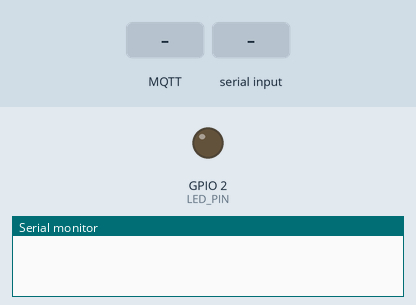
This sketch was run on a simulated ESP32. Shown: output pins drawn as LEDs (lit = HIGH), the last lines printed to the serial monitor. Dashed ring = blinking. Inputs (shaded band) come from the test bench. WiFi joins after 1.5 s; servers stay silent unless stated; a WiFi scan finds three made-up networks; random numbers use the default seed unless the sketch sets one; no MQTT or app messages arrive unless stated.

Above: at 0.1 s.
At 3.0 s:
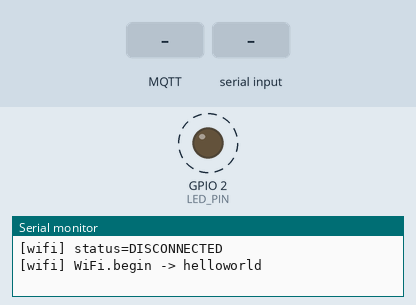
3.4 s: MQTT message "/response" arrives on the first subscribed topic
At 4.6 s:
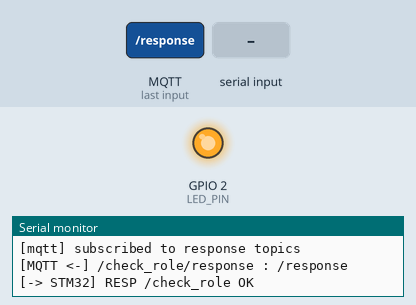
5.2 s: "/response\n" received over the second serial link
6.7 s: MQTT message "check_role" arrives on the first subscribed topic
8.2 s: "check_role\n" received over the second serial link
9.7 s: MQTT message "add_money" arrives on the first subscribed topic
11.2 s: "add_money\n" received over the second serial link
Timing chart, 0 to 13.7 s (numbered marks = the images above; inputs shaded):
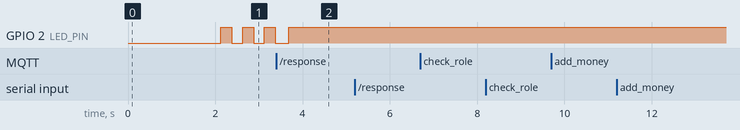

The sketch:

top_up_station.ino
```cpp
/*
 * top_up_station.ino - ESP32 bridge between STM32 top-up terminal and HiveMQ.
 *
 * Link protocol with the STM32 (over Serial2, 115200 8N1):
 *
 *   STM32 -> ESP32 :  CMD <action> <uid> [amount]
 *       actions: check_role | add_money | create_guest | remove_card | check_balance | ping
 *       e.g.  "CMD check_role A1B2C3D4"
 *             "CMD add_money A1B2C3D4 50"
 *             "CMD ping"                       (connection self-test)
 *
 *   ESP32 -> STM32 :  RESP <topic> OK|ERR [extra]
 *       e.g.  "RESP /check_role OK member"
 *             "RESP /add_money OK 50"
 *             "RESP /ping OK wifi=1,mqtt=1"     (reply to CMD ping)
 *             "RESP /ping ERR nowifi"
 *
 * Connection handling is non-blocking: WiFi and MQTT are (re)connected from
 * loop() without ever hanging, so UART commands are always serviced. The
 * on-board LED and periodic Serial logs report link health; a "CMD ping" lets
 * the STM32 check the whole chain on demand.
 */

#include <PubSubClient.h>
#include <WiFi.h>
#include <WiFiClientSecure.h>

// --- UART2 to STM32 ---
// ESP32 RX2 (GPIO16) <- STM32 TX (PA2)
// ESP32 TX2 (GPIO17) -> STM32 RX (PA3)
#define RXD2 16
#define TXD2 17
#define LED_PIN 2 // on-board LED: solid = all up, blink = connecting

// --- Wi-Fi ---
const char			*ssid = "helloworld";
const char			*password = "25532548";

// --- HiveMQ Cloud ---
const char			*mqtt_server = "xc16c610.ala.asia-southeast1.emqxsl.com";
const int			mqtt_port = 8883;
const char			*mqtt_user = "chevfy";
const char			*mqtt_pass = "25532548";

// Topics the backend serves. We publish on these and subscribe to <topic>/response.
const char			*TOPIC_CHECK_ROLE = "/check_role";
const char			*TOPIC_ADD_MONEY = "/add_money";
const char			*TOPIC_CREATE_GUEST = "/create_guest";
const char			*TOPIC_REMOVE_CARD = "/remove_card";
const char			*TOPIC_CHECK_BALANCE = "/check_balance";

WiFiClientSecure	espClient;
PubSubClient		client(espClient);

// non-blocking timers
unsigned long		lastWifiTry = 0;
unsigned long		lastMqttTry = 0;
unsigned long		lastStatus = 0;
unsigned long		lastBlink = 0;
bool				ledState = false;

// ---------- small JSON helpers (no library needed) ----------

String	jsonStr(const String &src, const char *key)
{
	String	pat;
	int		i;
	int		start;
	int		end;

	pat = String("\"") + key + "\":\"";
	i = src.indexOf(pat);
	if (i < 0)
		return ("");
	start = i + pat.length();
	end = src.indexOf('\"', start);
	if (end < 0)
		return ("");
	return (src.substring(start, end));
}

String	jsonNum(const String &src, const char *key)
{
	String	pat;
	int		i;
	int		start;
	int		end;
	char	c;

	pat = String("\"") + key + "\":";
	i = src.indexOf(pat);
	if (i < 0)
		return ("");
	start = i + pat.length();
	end = start;
	while (end < (int)src.length())
	{
		c = src[end];
		if ((c >= '0' && c <= '9') || c == '-')
			end++;
		else
			break ;
	}
	return (src.substring(start, end));
}

// ---------- connection state ----------

bool	wifiUp(void)
{
	return (WiFi.status() == WL_CONNECTED);
}
bool	mqttUp(void)
{
	return (client.connected());
}

const char	*wifiStatusStr(wl_status_t s)
{
	switch (s)
	{
	case WL_IDLE_STATUS:
		return ("IDLE");
	case WL_NO_SSID_AVAIL:
		return ("NO_SSID_AVAIL (not found / 5GHz / wrong name)");
	case WL_SCAN_COMPLETED:
		return ("SCAN_COMPLETED");
	case WL_CONNECTED:
		return ("CONNECTED");
	case WL_CONNECT_FAILED:
		return ("CONNECT_FAILED (wrong password?)");
	case WL_CONNECTION_LOST:
		return ("CONNECTION_LOST");
	case WL_DISCONNECTED:
		return ("DISCONNECTED");
	default:
		return ("UNKNOWN");
	}
}

// One-shot scan of 2.4 GHz networks the ESP32 can actually see.
void	scanWifi(void)
{
	int		n;
	bool	seen;

	Serial.println("[scan] scanning 2.4GHz networks...");
	n = WiFi.scanNetworks();
	if (n <= 0)
	{
		Serial.println("[scan] NO networks found!");
		return ;
	}
	seen = false;
	for (int i = 0; i < n; i++)
	{
		Serial.printf("[scan] %2d) \"%s\"  ch%d  %ddBm  %s\n", i + 1,
			WiFi.SSID(i).c_str(), WiFi.channel(i), WiFi.RSSI(i),
			WiFi.encryptionType(i) == WIFI_AUTH_OPEN ? "OPEN" : "enc");
		if (WiFi.SSID(i) == String(ssid))
			seen = true;
	}
	Serial.printf("[scan] target \"%s\" %s\n", ssid,
		seen ? "FOUND (2.4GHz OK)" : "NOT in list -> wrong name or 5GHz-only hotspot");
	WiFi.scanDelete();
}

// Non-blocking WiFi: kick off / retry connect, never block loop().
void	serviceWifi(void)
{
	static wl_status_t	lastWs = (wl_status_t)255;
	wl_status_t			ws;

	ws = WiFi.status();
	if (ws != lastWs)
	{
		Serial.printf("[wifi] status=%s\n", wifiStatusStr(ws));
		lastWs = ws;
	}
	if (wifiUp())
		return ;
	// Issue WiFi.begin ONCE, then give the join (auth + DHCP, several seconds)
	// time to finish. Only retry after 15 s -- calling begin repeatedly restarts
	// the handshake and the connection never completes.
	if (lastWifiTry == 0 || millis() - lastWifiTry > 15000)
	{
		lastWifiTry = millis();
		Serial.print("[wifi] WiFi.begin -> ");
		Serial.println(ssid);
		WiFi.begin(ssid, password);
	}
}

// Non-blocking MQTT: one connect attempt every 3 s while WiFi is up.
void	serviceMqtt(void)
{
	String	clientId;

	if (!wifiUp() || mqttUp())
		return ;
	if (millis() - lastMqttTry < 3000)
		return ;
	lastMqttTry = millis();
	Serial.print("[mqtt] connecting... ");
	clientId = "ESP32_TopUp_" + String(random(0xffff), HEX);
	if (client.connect(clientId.c_str(), mqtt_user, mqtt_pass))
	{
		Serial.println("connected");
		client.subscribe("/check_role/response");
		client.subscribe("/add_money/response");
		client.subscribe("/create_guest/response");
		client.subscribe("/remove_card/response");
		client.subscribe("/check_balance/response");
		Serial.println("[mqtt] subscribed to response topics");
	}
	else
	{
		Serial.print("failed rc=");
		Serial.println(client.state());
	}
}

// LED: solid when fully connected, blink while connecting.
void	serviceLed(void)
{
	if (wifiUp() && mqttUp())
	{
		digitalWrite(LED_PIN, HIGH);
		return ;
	}
	if (millis() - lastBlink >= 250)
	{
		lastBlink = millis();
		ledState = !ledState;
		digitalWrite(LED_PIN, ledState);
	}
}

// Periodic one-line status log.
void	serviceStatus(void)
{
	if (millis() - lastStatus < 5000)
		return ;
	lastStatus = millis();
	Serial.print("[status] wifi=");
	Serial.print(wifiUp() ? "UP" : "DOWN");
	Serial.print(" mqtt=");
	Serial.print(mqttUp() ? "UP" : "DOWN");
	if (wifiUp())
	{
		Serial.print(" ip=");
		Serial.print(WiFi.localIP());
	}
	Serial.println();
}

// ---------- MQTT RX -> STM32 ----------

void	forwardResponse(const String &baseTopic, const String &payload)
{
	String	line;
	String	msg;

	line = "RESP " + baseTopic + " ";
	if (payload.indexOf("\"error\"") >= 0)
	{
		msg = jsonStr(payload, "error");
		msg.replace(' ', '_');
		if (msg.length() == 0)
			msg = "error";
		line += "ERR " + msg;
	}
	else if (baseTopic == TOPIC_CHECK_ROLE)
	{
		line += "OK " + jsonStr(payload, "role");
	}
	else if (baseTopic == TOPIC_ADD_MONEY)
	{
		line += "OK " + jsonNum(payload, "amount");
	}
	else if (baseTopic == TOPIC_CHECK_BALANCE)
	{
		line += "OK " + jsonNum(payload, "balance");
	}
	else
	{
		line += "OK";
	}
	Serial2.println(line);
	Serial.print("[-> STM32] ");
	Serial.println(line);
}

void	callback(char *topic, byte *payload, unsigned int length)
{
	String	msg;
	String	t;
	int		r;

	for (unsigned int i = 0; i < length; i++)
		msg += (char)payload[i];
	t = String(topic);
	Serial.print("\n[MQTT <-] ");
	Serial.print(t);
	Serial.print(" : ");
	Serial.println(msg);
	r = t.indexOf("/response");
	if (r >= 0)
		t = t.substring(0, r);
	forwardResponse(t, msg);
}

// ---------- STM32 CMD -> MQTT ----------

const char	*topicForAction(const String &action)
{
	if (action == "check_role")
		return (TOPIC_CHECK_ROLE);
	if (action == "add_money")
		return TOPIC_ADD_MONEY;
	if (action == "create_guest")
		return TOPIC_CREATE_GUEST;
	if (action == "remove_card")
		return TOPIC_REMOVE_CARD;
	if (action == "check_balance")
		return TOPIC_CHECK_BALANCE;
	return nullptr;
}

// Reply to the STM32's connection self-test.
void	handlePing(void)
{
	String	line;

	line = "RESP /ping ";
	if (!wifiUp())
		line += "ERR nowifi";
	else if (!mqttUp())
		line += "ERR nomqtt";
	else
		line += "OK wifi=1,mqtt=1";
	Serial2.println(line);
	Serial.print("[-> STM32] ");
	Serial.println(line);
}

void	handleCommand(const String &line)
{
	int			s1;
	int			s2;
	int			s3;
	String		action;
	String		uid;
	String		amount;
	const char	*topic;
	String		json;

	s1 = line.indexOf(' ');
	s2 = line.indexOf(' ', s1 + 1);
	s3 = line.indexOf(' ', s2 + 1);
	if (s1 < 0)
		return ;
	action = (s2 < 0) ? line.substring(s1 + 1) : line.substring(s1 + 1, s2);
	action.trim();
	if (action == "ping")
	{
		handlePing();
		return ;
	}
	if (s2 < 0)
		return ; // all other commands need a uid
	uid = (s3 < 0) ? line.substring(s2 + 1) : line.substring(s2 + 1, s3);
	amount = (s3 < 0) ? "" : line.substring(s3 + 1);
	uid.trim();
	amount.trim();
	topic = topicForAction(action);
	if (!topic)
	{
		Serial.print("[cmd] unknown action: ");
		Serial.println(action);
		return ;
	}
	// Can't reach the broker -> tell the STM32 now instead of making it wait.
	if (!mqttUp())
	{
		Serial2.println(String("RESP ") + topic + " ERR no_mqtt");
		Serial.println("[cmd] dropped, MQTT down");
		return ;
	}
	json = "{\"card_id\":\"" + uid + "\"";
	if (action == "add_money" && amount.length() > 0)
		json += ",\"amount\":" + amount;
	json += "}";
	if (client.publish(topic, json.c_str()))
	{
		Serial.print("[MQTT ->] ");
		Serial.print(topic);
		Serial.print(" : ");
		Serial.println(json);
	}
	else
	{
		Serial.println("[cmd] publish failed");
		Serial2.println(String("RESP ") + topic + " ERR publish_failed");
	}
}

void	serviceUart(void)
{
	String	in;

	if (Serial2.available() <= 0)
		return ;
	in = Serial2.readStringUntil('\n');
	in.trim();
	if (in.length() == 0)
		return ;
	if (in.startsWith("CMD "))
	{
		handleCommand(in);
	}
	else
	{
		Serial.print("[STM32 log] ");
		Serial.println(in);
	}
}

// ---------- setup / loop ----------

void	setup(void)
{
	Serial.begin(115200);
	Serial2.begin(115200, SERIAL_8N1, RXD2, TXD2);
	pinMode(LED_PIN, OUTPUT);
	digitalWrite(LED_PIN, LOW);
	espClient.setInsecure(); // skip TLS cert check (port 8883)
	client.setServer(mqtt_server, mqtt_port);
	client.setCallback(callback);
	// Force station mode + clean any stale config, then show what we can see.
	WiFi.mode(WIFI_STA);
	WiFi.setSleep(false);
	WiFi.disconnect(true);
	delay(100);
	Serial.printf("\n[cfg] target SSID=\"%s\" passlen=%d\n", ssid,
		(int)strlen(password));
	scanWifi();
	Serial.println("ESP32 top-up bridge starting. Connecting WiFi/MQTT...");
}

void	loop(void)
{
	serviceWifi();
	serviceMqtt();
	if (mqttUp())
		client.loop();
	serviceLed();
	serviceStatus();
	serviceUart();
}
```
